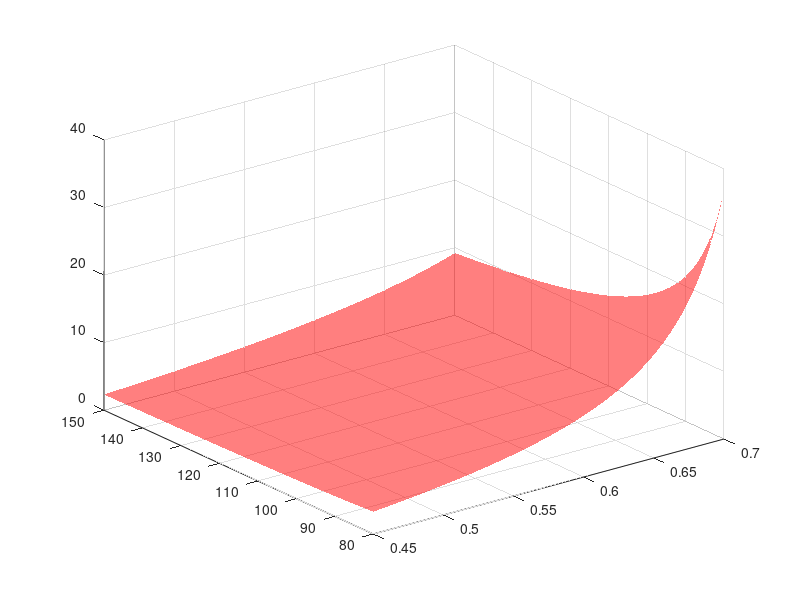

This chart was generated by the following MATLAB code: (Note: this script raises an error after producing the figure.)
%Give Definition of Global variableGlobal_Variables;
% AAE 451 Team 7
% Written by Cooper LeComp on 2022 09 07

clear;

% UNKNOWNS
prec = 100;
mf_empty = linspace(0.45,0.7,prec);           % Just Structure Weight
E_spec = linspace(80,150,prec) * 3600;        % watt hr/kg->watt sec/kg
    
m_prop = 0.35;      % kg
m_other = 0.2;      % kg
L_D = 5;                    % L/D ratio

% KNOWN: Part masses
m_payload_array = [0.5,1,1.5]*0.453592;    % kg
m_pixhawk = 0.037;  % kg
m_servos = 0.03 * 5; % kg
m_avionics = m_pixhawk + m_servos;   % kg

% USER SET: Aircraft configuration
cruise_speed_desired = 15;  % m/s
endurance_min = 20;         % minutes
g = 9.81;                   % m/s^2
f_usable = 0.8;             % usable battery %
eta_total = 0.9^5;          % efficiency %

% Base calculations
endurance_sec = endurance_min * 60;
range_m = cruise_speed_desired * endurance_sec;

% Initialize Variables
takeoffWeight = zeros(prec,prec,length(m_payload_array)); % Takeoff Weight
emptyWeight = zeros(prec,prec,length(m_payload_array)); % Empty Weight

for payloadNum = 1:length(m_payload_array)
    for i = 1:length(mf_empty)
        for j = 1:length(E_spec)
            m_payload = m_payload_array(payloadNum);
        
            % Determine battery mass fraction
            mf_batt = (range_m * g) / (E_spec(j) * eta_total * f_usable * L_D);
            
            % Calculate takeoff weight
            m_to = (m_payload + m_avionics + m_prop + m_other) / ...
                (1 - (mf_empty(i) + mf_batt));
            
            % Verify
            m_batt = (m_to - m_payload) * mf_batt;
            m_empty = m_to - m_payload - m_batt;
            m_struct = m_empty - m_avionics - m_prop - m_other;
            
            % Verify our math is sane for total mass
            assert(abs(m_batt + m_empty + m_payload - m_to) < 0.001,"%d, %d", ...
                m_batt + m_empty + m_payload, m_to); 

            takeoffWeight(i,j,payloadNum) = m_to;
            emptyWeight(i,j,payloadNum) = m_to*mf_empty(i);
        end
    end
end

figure(1)
color = ["red","blue","green"]; 
[X,Y] = meshgrid(mf_empty,E_spec/3600); % Meshgrid is weird, need to transpose XY when plotting
for i = 1:1:length(m_payload_array)
    surf(X.',Y.',emptyWeight(:,:,i)*2.20462,'FaceAlpha',0.5,'EdgeColor','none','FaceColor',color(i))
    hold on
end
xlabel('Empty Mass Fraction')
ylabel('Battery Energy Density (Watt hr/kg)')
zlabel('Empty Weight (lbs)')
hleg = legend('0.5 lbs','1 lbs','1.5 lbs');
htitle = get(hleg,'Title');
set(htitle,'String','Payload Weight')